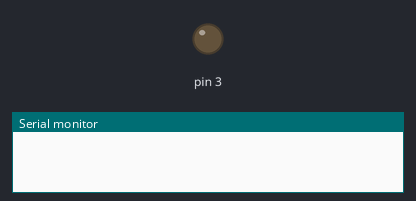
Bench run of a program on a simulated Arduino Uno, built with avr-gcc and run on an emulated ATmega328P. On the bench: output pins drawn as LEDs (lit = HIGH), the last lines printed to the serial monitor.

Above: at 2.5 s.
At 7.5 s:
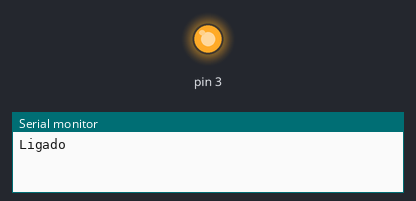
Timing chart, 0 to 13.0 s (numbered marks = the images above):
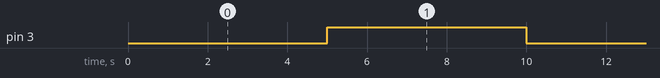

Measured:
- by itself, pin 3: alternates HIGH for 5.0 s and LOW for 5.0 s

The program:

main.cpp
```cpp
#include <Arduino.h>

int baud_rate = 9600;

typedef struct Temporizador
{
  unsigned long tempoanterior;
  unsigned long intervalo;
};
Temporizador temporizador1;


typedef struct Rele
{
  int periferico;
  int estado;
  Temporizador temporizador;
};
Rele rele1;


void setup() {

  Serial.begin(9600);

  // Setup Temporizador
  temporizador1.tempoanterior = 0;
  temporizador1.intervalo = 1000;

  // Setup Intervalo Rele
  rele1.temporizador.tempoanterior = 0;
  rele1.temporizador.intervalo = 5000;

  // Porta do rele
  rele1.periferico = 3;
  pinMode(rele1.periferico, OUTPUT);

  // Estado do rele
  rele1.estado = LOW;
  digitalWrite(rele1.periferico, rele1.estado);

}


void loop() {


  if(millis() - rele1.temporizador.tempoanterior > rele1.temporizador.intervalo)
  {
    if (digitalRead(rele1.periferico))
    {
      digitalWrite(rele1.periferico, LOW);
      Serial.println("Desligado");
    }
    else
    {
      digitalWrite(rele1.periferico, HIGH);
      Serial.println("Ligado");
    }
    rele1.temporizador.tempoanterior = millis();

  }


}
```
